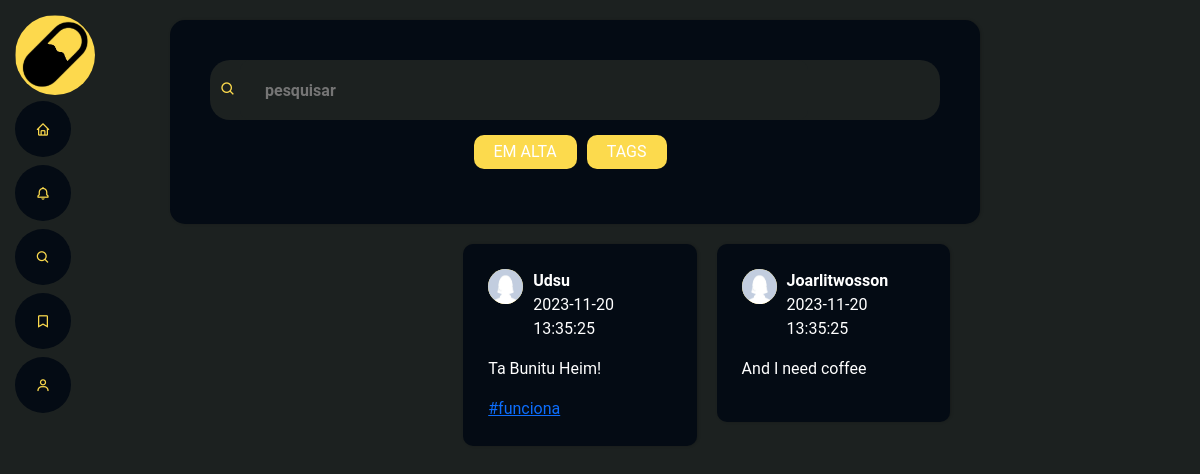
The page /Index.php?route=pesquisa (signed in) on the database its author committed.
### tables this page shows
CREATE TABLE tb_posts (
    pos_id INT AUTO_INCREMENT PRIMARY KEY,
    pos_usu_id INT NOT NULL,
    pos_conteudo TEXT,
    pos_data_postagem TIMESTAMP DEFAULT CURRENT_TIMESTAMP,
    FOREIGN KEY (pos_usu_id) REFERENCES tb_usuarios(usu_id)
);

CREATE TABLE tb_usuarios (
    usu_id INT AUTO_INCREMENT PRIMARY KEY,
    usu_nome VARCHAR(100) NOT NULL,
    usu_nome_usuario VARCHAR(50) NOT NULL,
    usu_email VARCHAR(100) NOT NULL UNIQUE,
    usu_senha VARCHAR(100) NOT NULL,
    usu_avatar VARCHAR(100) DEFAULT 'avatar.jpg',
    usu_img_fundo VARCHAR(100) DEFAULT 'generico.svg',
    usu_data_cadastro TIMESTAMP DEFAULT CURRENT_TIMESTAMP,
    CONSTRAINT chk_usu_nome_usuario_no_spaces CHECK (usu_nome_usuario NOT LIKE '% %')
);

### Config/Model.php (called while the page is built, shortened)
<?php
require_once (__DIR__."/../Database/SqlCommands.php");
class Model{
    public function __construct(){
        $this->query = new SqlCommands();
    }
}

### Database/SqlCommands.php (called while the page is built, shortened)
<?php
class SqlCommands{
    public function getCommand($function ){
        return $this->listCommandSql[$function];
    }
}

### App/Model/PostModel.php (called while the page is built, shortened)
<?php
require_once (__DIR__."/../../Config/Model.php");
class PostModel extends Model{
    public function getPost($base, $indice = 0){
        $con = $this->conect->conection();
        $query = $this->query->getCommand($base);
        $result = mysqli_query($con, $query[$indice]);
        if (!$result) {
            throw new Exception("Erro na consulta");
        }
        else{
            $rows = array();
            $i = 0;
            while ($row = mysqli_fetch_assoc($result)) {
                $rows[$i] = $row;
                $i++;
            }
            return $rows;
        }
    }
}

### App/Controllers/SearchController.php (called while the page is built, shortened)
<?php
require_once (__DIR__.'/../Model/PostModel.php');
class SearchController extends Controller{
    public function viewPost($filtro = 0, $tagbar = false, $filterTag = false, $id = 0){
        $postModel = new PostModel();
        if(!$filterTag){
            $posts = $postModel->getPost("searchPost", $filtro);
        }
        else{
            $posts = $postModel->getPostById("searchPost", 2, $id);
        }
        include (__DIR__."/../../Public/Pesquisa.php");
    }
}

### Public/Layout/SimplePostStructure.php (the view)
<?php foreach($posts as $post=>$value): ?>
    <?php $route = $_GET['route']; ?>
    <li class="search post-item">
    <div class="infoUserPost">
        <div class="imgUserPost"><img src="../Storage/perfil/<?= $value['usu_avatar']; ?>" alt=''></div>
        <div class="nameAndHour">
            <strong><?= $value["usu_nome"] ?></strong>
            <p><?= $value["pos_data_postagem"]?></p>
        </div>
    </div>
    <p>
        <?= $value["pos_conteudo"]?>
    </p>
    <?php if($route == "pesquisa"): ?>
        <?php
        $hashs = array();
        if($value["hashtags"] != null){
            $hashs = explode(",",$value["hashtags"]);
            $has_ids = explode(",", $value["has_ids"]);
        }
        ?>
        <form method='post' action='Index.php?route=pesquisa'>
            <?php $indice = 0; ?>
            <?php foreach($hashs as $has): ?>
            <button type='submit' class='nav-link scrollto' name='tag' value='<?= $has_ids[$indice] ?>'><a class="hashtags"> <span><?= $has ?></span></a></button>
            <?php $indice++; ?>
            <?php endforeach; ?>
        </form>
    <?php elseif($route == "saves"): ?>
        <form action="Index.php?route=<?= $route ?>" method="POST">
            <button type='submit' class='filepost' name='apagar' value='<?= $value['pos_id'];?>'><i class='bi bi-trash' alt=''></i></button>
        </form>
    <?php endif; ?>
    </li>
<?php endforeach; ?>

### Resources/Assets/css/style2.css (style rules this page uses)
* { margin: 0; padding: 0; box-sizing: border-box; }
.search { margin: 0 10px 0 10px; }
body { background-color: #1C2120; color:white; font-family: 'Roboto', sans-serif; -webkit-font-smoothing: antialiased !important; }
.imgUserPost img { width: 35px; height: 35px; border-radius: 50%; }
ul.recomendacoes li.search { padding: 25px; margin-bottom: 50px; background-color: #040b14; border-radius: 10px; box-shadow: 1px 0 3px rgba(0,0,0,0.2); float: right; width: 30%; list-style: none; align-items: center; justify-content: center; }
ul.recomendacoes li.search div.infoUserPost { display: flex; margin-right: 10px; }
ul.recomendacoes li.search div.infoUserPost div.imgUserPost { width: 35px; height: 35px; border-radius: 50%; background-color: #FCDA4D; margin-right: 10px; }
button { border: none; background-color: transparent; outline: none; }

### rows shown on the page
tb_posts: pos_usu.usu_avatar (placeholder picture), pos_usu.usu_nome "Joarlitwosson", pos_data_postagem "2023-11-20 13:35:25", pos_conteudo "And I need coffee"
tb_posts: pos_usu.usu_avatar (placeholder picture), pos_usu.usu_nome "Udsu", pos_data_postagem "2023-11-20 13:35:25", pos_conteudo "Ta Bunitu Heim!", $has_ids[$indice] 1 (drawn), has "#funciona"
